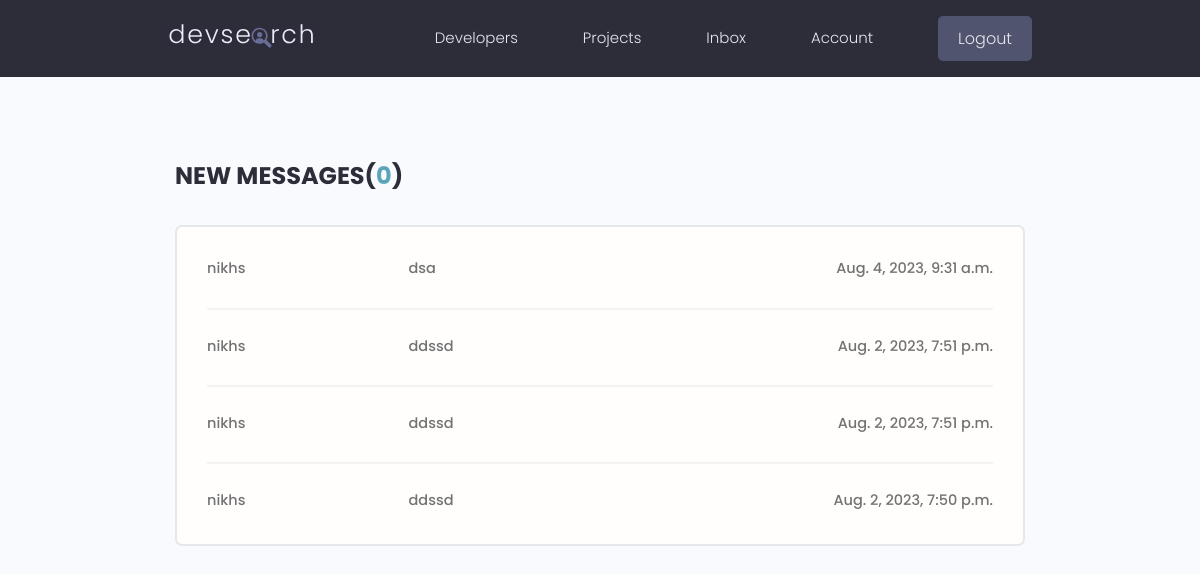
Page /inbox/ (signed in) on the earlier database version.
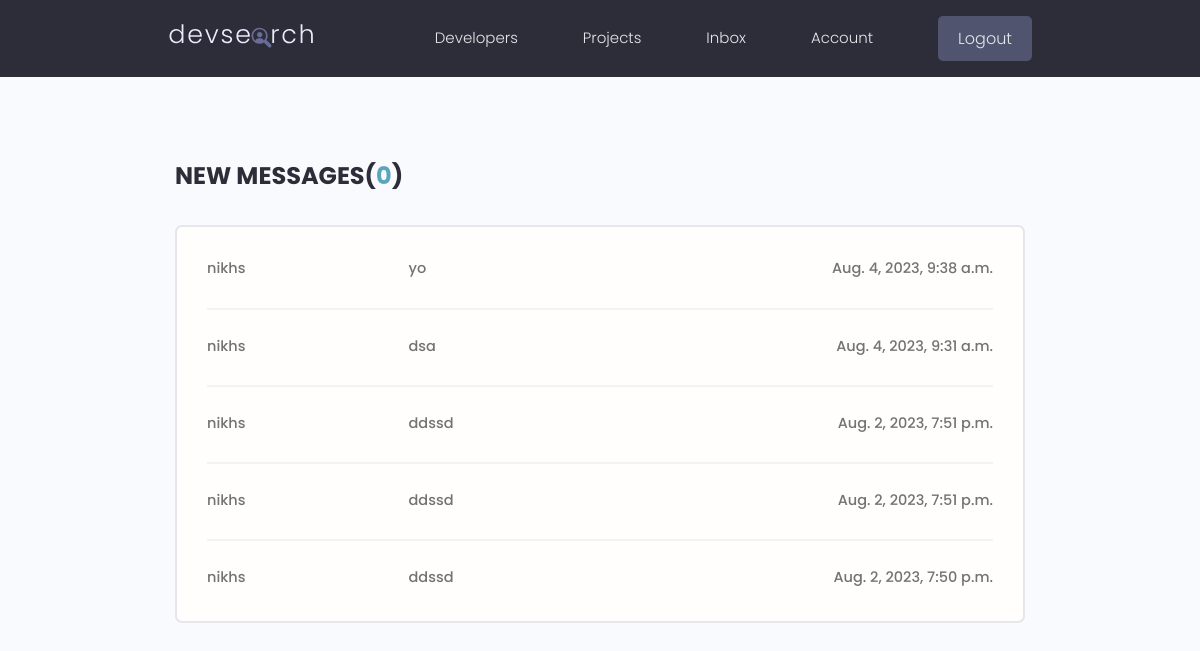
Same page on the later database version.
### users/models.py (models this page shows, shortened)
class Message(models.Model):
    sender=models.ForeignKey(Profile,on_delete=models.SET_NULL,null=True,blank=True)
    recipient=models.ForeignKey(Profile,on_delete=models.SET_NULL,null=True,blank=True,related_name="messages")
    name=models.CharField(max_length=200,null=True,blank=True)
    email=models.EmailField(max_length=200,null=True,blank=True)
    subject=models.CharField(max_length=200,null=True,blank=True)
    body=models.TextField()
    is_read=models.BooleanField(default=False,null=True)
    created_at=models.DateTimeField(auto_now_add=True)
    id=models.UUIDField(default=uuid.uuid4,unique=True,primary_key=True,editable=False)
    class Meta:
        ordering=['is_read','-created_at']

### users/views.py (the view)
# urls.py: path('inbox/',views.inbox,name="inbox"),
@login_required(login_url='login')
def inbox(request):
    profile=request.user.profile
    messageRequests= profile.messages.all()
    unreadCount=messageRequests.filter(is_read=False).count()
    context={'messageRequests':messageRequests,'unreadCount':unreadCount}
    return render(request,'users/inbox.html',context)

### users/templates/users/inbox.html
{% extends 'main.html' %}
{% block content %}
  <main class="inbox my-xl">
    <div class="content-box">
      <h3 class="inbox__title">New Messages(<span>{{unreadCount}}</span>)</h3>
      <ul class="messages">
        {% for message in messageRequests %}
        {% if message.is_read == False %}
        <li class="message message--unread">
        {% else %}
        <li class="message">
        {% endif %}
          <a href="{% url 'message' message.id %}">
            <span class="message__author">{{message.name}}</span>
            <span class="message__subject">{{message.subject}}</span>
            <span class="message__date">{{message.created_at}}</span>
          </a>
        </li>
        {% endfor %}
      </ul>
    </div>
  </main>
{% endblock %}

Differences in the rows shown:
added Message: name "nikhs", subject "yo", created_at "Aug. 4, 2023, 9:38 a.m."
